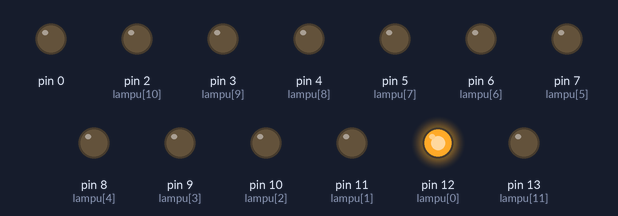
Bench run of a sketch on a simulated Arduino Nano, built with avr-gcc and run on an emulated ATmega328P. Parts: output pins drawn as LEDs (lit = HIGH).

Above: at 0.2 s.
At 1.2 s:
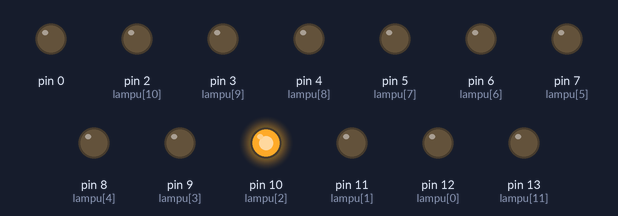
At 2.2 s:
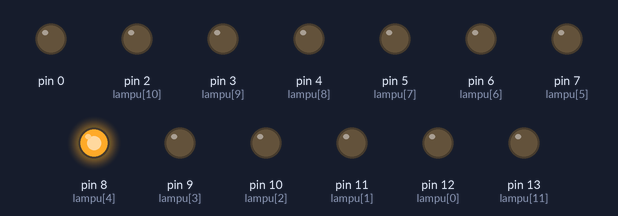
At 4.7 s:
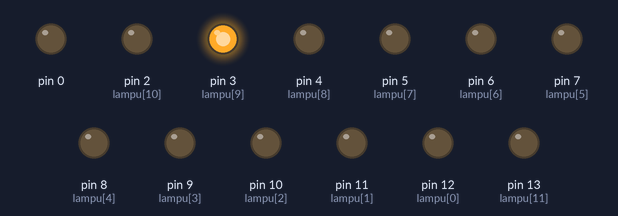
At 9.0 s:
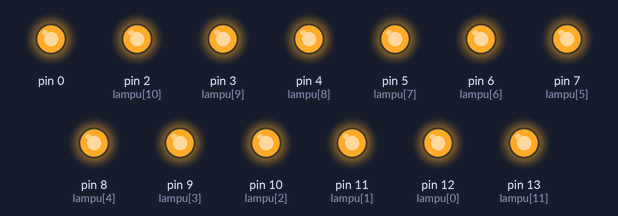
At 15.2 s:
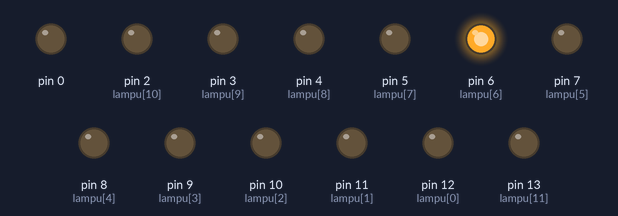
Timing chart, 0 to 15.6 s (numbered marks = the images above):
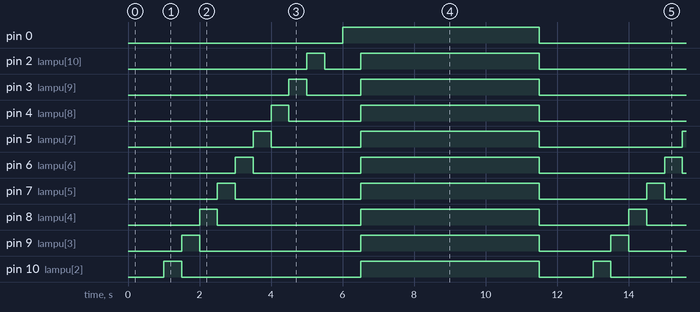

The sketch:

GoodNight.ino
```cpp
// Program untuk menyalakan 13 lampu secara berurutan
// Arduino Nano
// Semua pin delay 0.5 detik
// Setelah selesai, semua lampu menyala 5 detik, lalu ulang

int lampu[] = {12, 11, 10, 9, 8, 7, 6, 5, 4, 3, 2, 13};
int jumlahLampu = 13;
int delayTime = 500;   // 0.5 detik
int delayAkhir = 5000; // 5 detik

void setup() {
  for (int i = 0; i < jumlahLampu; i++) {
    pinMode(lampu[i], OUTPUT);
    digitalWrite(lampu[i], LOW);
  }
}

void loop() {
  // Nyalakan lampu satu per satu
  for (int i = 0; i < jumlahLampu; i++) {
    // Matikan semua dulu
    for (int j = 0; j < jumlahLampu; j++) {
      digitalWrite(lampu[j], LOW);
    }

    // Nyalakan lampu ke-i
    digitalWrite(lampu[i], HIGH);
    delay(delayTime);
  }

  // Setelah semua lampu sudah pernah menyala
  // Nyalakan semua lampu
  for (int i = 0; i < jumlahLampu; i++) {
    digitalWrite(lampu[i], HIGH);
  }

  delay(delayAkhir); // Semua nyala 5 detik

  // Matikan semua lampu sebelum mengulang
  for (int i = 0; i < jumlahLampu; i++) {
    digitalWrite(lampu[i], LOW);
  }

  delay(500); // jeda kecil sebelum loop ulang (opsional)
}
```

Measured:
- by itself, pin 0: alternates HIGH for 5.5 s and LOW for 6.5 s
- by itself, pin 2 (lampu[10]): repeats every 12.0 s: LOW 1.0 s, HIGH 5.0 s, LOW 5.5 s, HIGH 0.50 s
- by itself, pin 3 (lampu[9]): repeats every 12.0 s: LOW 1.5 s, HIGH 5.0 s, LOW 5.0 s, HIGH 0.50 s
- by itself, pin 4 (lampu[8]): repeats every 12.0 s: LOW 2.0 s, HIGH 5.0 s, LOW 4.5 s, HIGH 0.50 s
- by itself, pin 5 (lampu[7]): repeats every 12.0 s: LOW 2.5 s, HIGH 5.0 s, LOW 4.0 s, HIGH 0.50 s
- by itself, pin 6 (lampu[6]): repeats every 12.0 s: LOW 3.0 s, HIGH 5.0 s, LOW 3.5 s, HIGH 0.50 s
- by itself, pin 7 (lampu[5]): repeats every 12.0 s: LOW 3.5 s, HIGH 5.0 s, LOW 3.0 s, HIGH 0.50 s
- by itself, pin 8 (lampu[4]): repeats every 12.0 s: LOW 4.0 s, HIGH 5.0 s, LOW 2.5 s, HIGH 0.50 s
